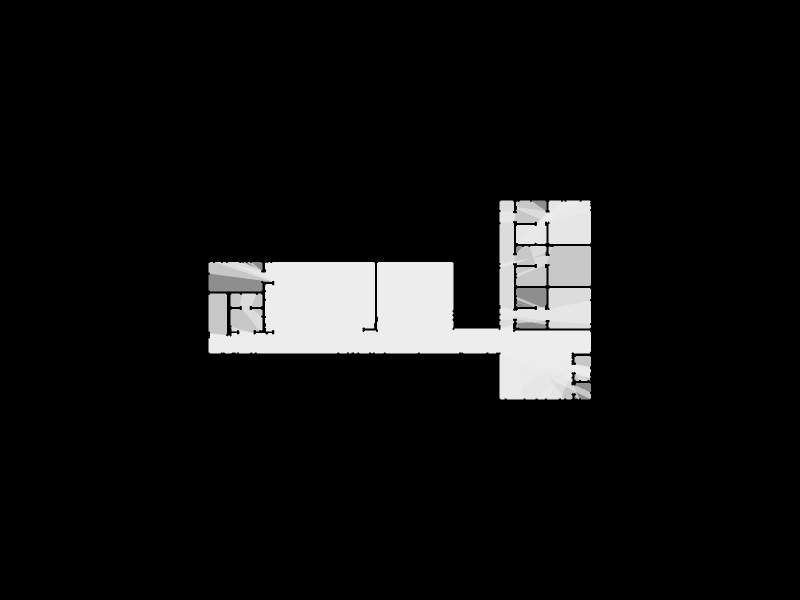

The notebook cell saved with this chart:
### Code cell
Topology.Show(iso_face, valid_isovists,
              faceOpacity=0.6,
              showEdges=False,
              camera=[0, 0, 6],
              backgroundColor="black",
              width=800, height=600,
              renderer=renderer)
